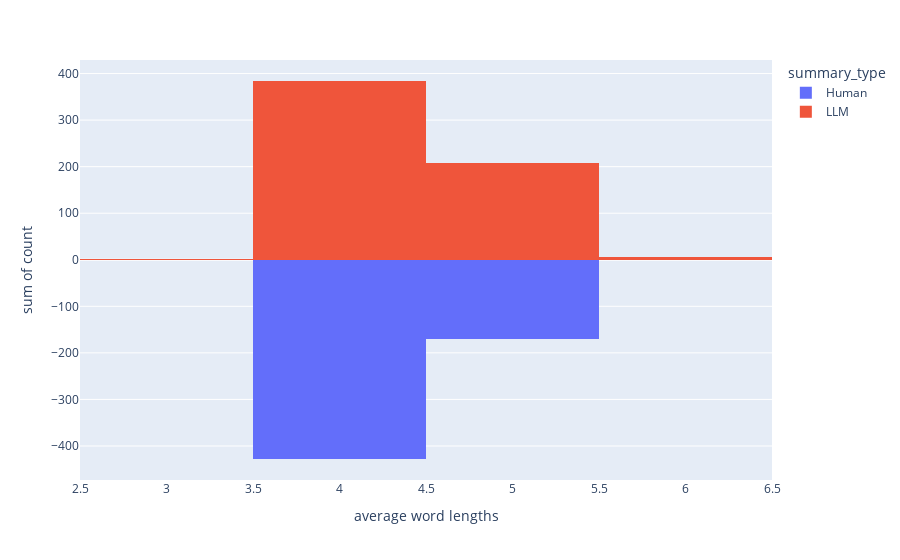

Notebook cell for this chart:
### Code cell
df_dep = df_natural.copy()
df_dep['count']=1
df_dep.loc[df_dep['summary_type']=="Human",'count'] =-1
df_dep['average word lengths'] = df_dep['average word lengths'].astype(int)
fig = px.histogram(df_dep, x="average word lengths", y="count", color='summary_type')
fig.show()

### Figure 1 — Plotly figure (JSON) as saved in the notebook; plotly's stock layout.template omitted (floating-point values rounded to 4 significant figures; data arrays with more than 128 entries replaced by an {"elided": "..."} marker saying what was removed)
{"data": [{"alignmentgroup": "True", "bingroup": "x", "histfunc": "sum", "hovertemplate": "summary_type=Human<br>average word lengths=%{x}<br>sum of count=%{y}<extra></extra>", "legendgroup": "Human", "marker": {"color": "#636efa", "pattern": {"shape": ""}}, "name": "Human", "offsetgroup": "Human", "orientation": "v", "showlegend": true, "type": "histogram", "x": {"elided": "599 int values"}, "xaxis": "x", "y": {"elided": "599 int values"}, "yaxis": "y"}, {"alignmentgroup": "True", "bingroup": "x", "histfunc": "sum", "hovertemplate": "summary_type=LLM<br>average word lengths=%{x}<br>sum of count=%{y}<extra></extra>", "legendgroup": "LLM", "marker": {"color": "#EF553B", "pattern": {"shape": ""}}, "name": "LLM", "offsetgroup": "LLM", "orientation": "v", "showlegend": true, "type": "histogram", "x": {"elided": "599 int values"}, "xaxis": "x", "y": {"elided": "599 int values"}, "yaxis": "y"}], "layout": {"barmode": "relative", "legend": {"title": {"text": "summary_type"}, "tracegroupgap": 0}, "margin": {"t": 60}, "xaxis": {"anchor": "y", "domain": [0, 1], "title": {"text": "average word lengths"}}, "yaxis": {"anchor": "x", "domain": [0, 1], "title": {"text": "sum of count"}}}}
